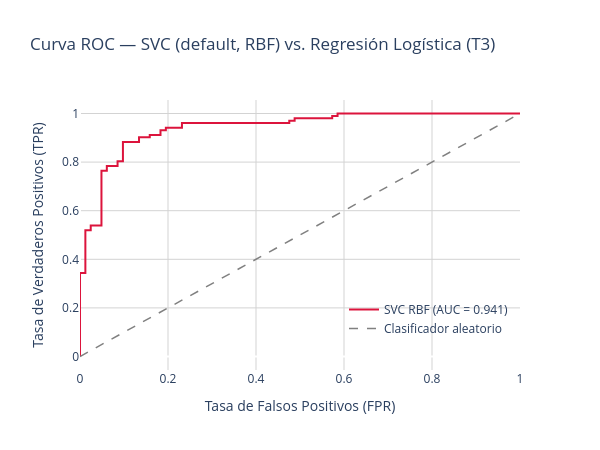

Notebook code cell kept with this figure:
### Markdown cell above
Se construye la curva ROC-AUC

### Code cell
from sklearn.metrics import auc, roc_curve

# Scores via decision_function (no probabilidades)
scores_svc = svc_default.decision_function(X_test_sc)

# Curva ROC y AUC
fpr_svc, tpr_svc, _ = roc_curve(y_test, scores_svc)
auc_svc = auc(fpr_svc, tpr_svc)

# AUC Regresión Logística (Tarea 3) — reemplaza con tu valor real
auc_lr = 0.9191  # <-- ajusta con el valor que reportaste en T3

# Curva ROC con Plotly
fig = go.Figure()

fig.add_trace(
    go.Scatter(
        x=fpr_svc,
        y=tpr_svc,
        mode="lines",
        name=f"SVC RBF (AUC = {auc_svc:.3f})",
        line=dict(color="crimson", width=2),
    )
)

fig.add_trace(
    go.Scatter(
        x=[0, 1],
        y=[0, 1],
        mode="lines",
        name="Clasificador aleatorio",
        line=dict(color="gray", width=1.5, dash="dash"),
    )
)

fig.update_layout(
    title="Curva ROC — SVC (default, RBF) vs. Regresión Logística (T3)",
    xaxis_title="Tasa de Falsos Positivos (FPR)",
    yaxis_title="Tasa de Verdaderos Positivos (TPR)",
    legend=dict(x=0.6, y=0.1),
    width=600,
    height=450,
    paper_bgcolor="rgba(0,0,0,0)",
    plot_bgcolor="rgba(0,0,0,0)",
)
fig.update_xaxes(showgrid=True, gridcolor="lightgrey")
fig.update_yaxes(showgrid=True, gridcolor="lightgrey")

fig.show()
fig.write_image("roc_svc_default.png", scale=2)

print(f"AUC SVC  (RBF)         : {auc_svc:.4f}")
print(f"AUC Reg. Logística (T3): {auc_lr:.4f}")

### Figure 1 — Plotly figure (JSON) as saved in the notebook; plotly's stock layout.template omitted (floating-point values rounded to 4 significant figures)
{"data": [{"line": {"color": "crimson", "width": 2}, "mode": "lines", "name": "SVC RBF (AUC = 0.941)", "type": "scatter", "x": [0.0, 0.0, 0.0, 0.0122, 0.0122, 0.02439, 0.02439, 0.04878, 0.04878, 0.06098, 0.06098, 0.08537, 0.08537, 0.09756, 0.09756, 0.1341, 0.1341, 0.1585, 0.1585, 0.1829, 0.1829, 0.1951, 0.1951, 0.2317, 0.2317, 0.4756, 0.4756, 0.4878, 0.4878, 0.5732, 0.5732, 0.5854, 0.5854, 1.0], "y": [0.0, 0.009804, 0.3431, 0.3431, 0.5196, 0.5196, 0.5392, 0.5392, 0.7647, 0.7647, 0.7843, 0.7843, 0.8039, 0.8039, 0.8824, 0.8824, 0.902, 0.902, 0.9118, 0.9118, 0.9314, 0.9314, 0.9412, 0.9412, 0.9608, 0.9608, 0.9706, 0.9706, 0.9804, 0.9804, 0.9902, 0.9902, 1.0, 1.0]}, {"line": {"color": "gray", "dash": "dash", "width": 1.5}, "mode": "lines", "name": "Clasificador aleatorio", "type": "scatter", "x": [0, 1], "y": [0, 1]}], "layout": {"height": 450, "legend": {"x": 0.6, "y": 0.1}, "paper_bgcolor": "rgba(0,0,0,0)", "plot_bgcolor": "rgba(0,0,0,0)", "title": {"text": "Curva ROC — SVC (default, RBF) vs. Regresión Logística (T3)"}, "width": 600, "xaxis": {"gridcolor": "lightgrey", "showgrid": true, "title": {"text": "Tasa de Falsos Positivos (FPR)"}}, "yaxis": {"gridcolor": "lightgrey", "showgrid": true, "title": {"text": "Tasa de Verdaderos Positivos (TPR)"}}}}
